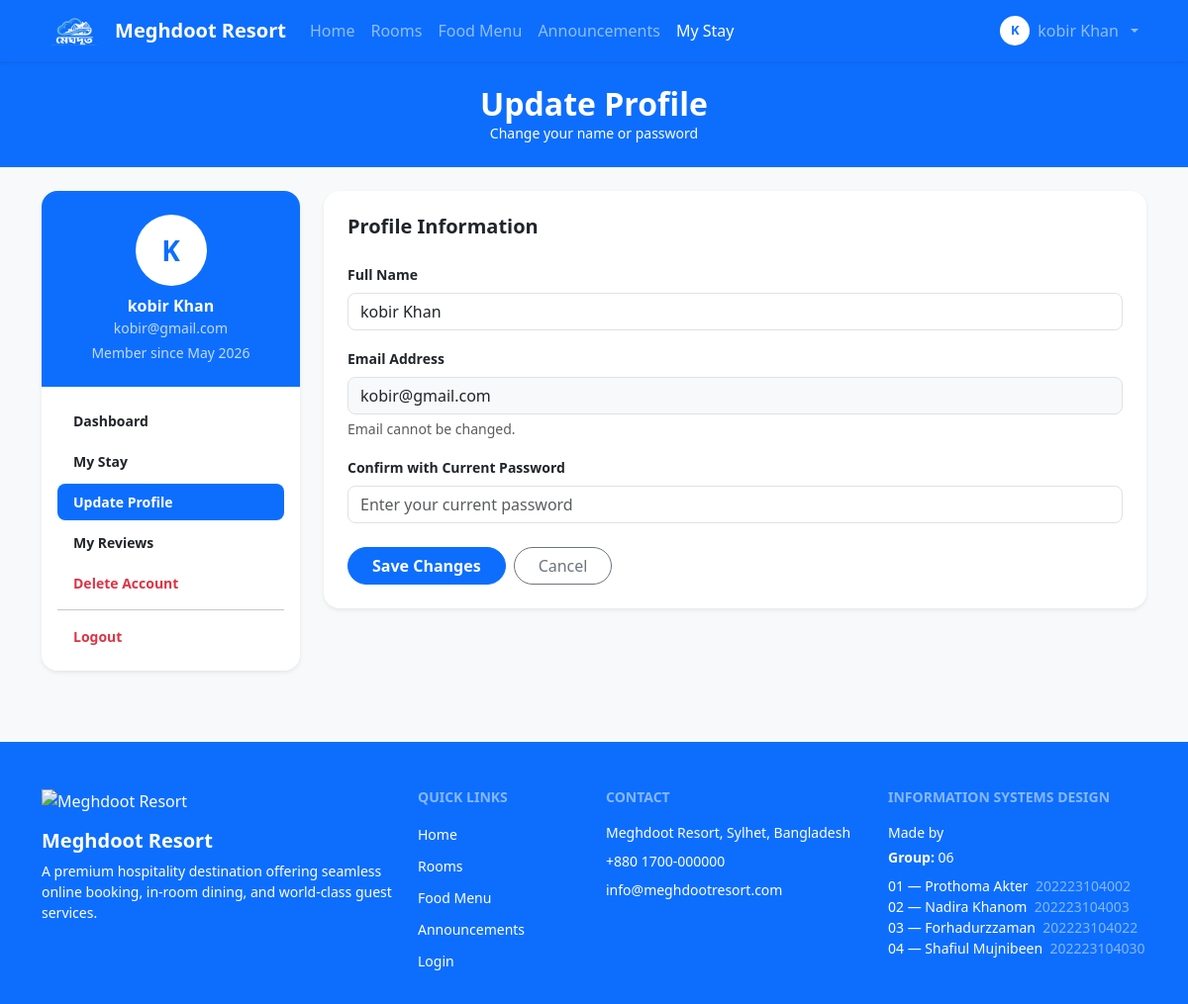
Before: /user/update_profile.php (signed in) with the older database file.
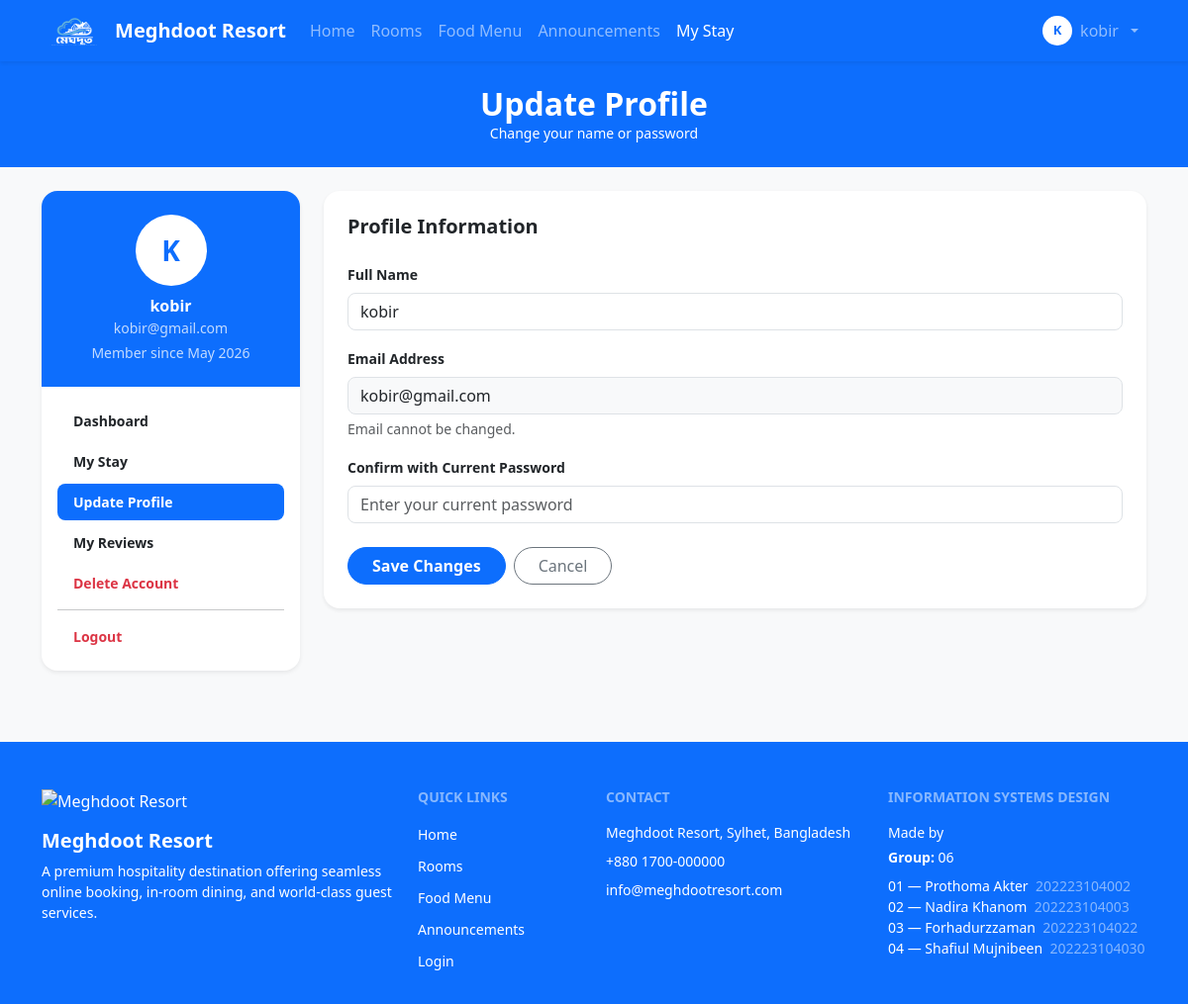
After: the same page with the newer database file.
### tables this page shows
CREATE TABLE `user` (
  `User_id` int(11) NOT NULL,
  `Name` varchar(100) NOT NULL,
  `Email` varchar(100) NOT NULL,
  `Password` varchar(255) NOT NULL,
  `Role` enum('guest','receptionist','manager','admin') NOT NULL DEFAULT 'guest',
  `Phone` varchar(20) DEFAULT NULL,
  `Photo` varchar(255) DEFAULT NULL,
  `Created_at` timestamp NOT NULL DEFAULT current_timestamp()
);

### user/update_profile.php (the view, shortened to what the changed rows need)
<?php
include '../db.php';
$user_id = (int)$_SESSION['user_id'];
$stmt = $conn->prepare("SELECT Name, Email, Photo, Created_at FROM user WHERE User_id = ?");
$stmt->bind_param("i", $user_id);
$stmt->execute();
$user = $stmt->get_result()->fetch_assoc();
?>
<!DOCTYPE html>
<html lang="en">
<head>
    <link rel="stylesheet" href="../bootstrap-5.3.8-dist/css/bootstrap.min.css"
        onerror="this.onerror=null;this.href='https://cdn.jsdelivr.net/npm/bootstrap@5.3.8/dist/css/bootstrap.min.css'">
</head>
<body class="bg-light">
<?php include '../navbar.php'; ?>
<div class="bg-primary text-white py-4 text-center">
    <div class="container">
        <h2 class="fw-bold mb-0">Update Profile</h2>
    </div>
</div>
<section class="py-4">
<div class="container">
<div class="row g-4">
    <div class="col-lg-3">
        <?php include 'sidebar.php'; ?>
    </div>
    <div class="col-lg-9">
        <div class="card border-0 shadow-sm rounded-4 p-4">
            <form method="POST" action="update_action.php" autocomplete="off">
                <div class="mb-3">
                    <label class="form-label fw-semibold small">Full Name</label>
                    <input type="text" name="full_name" class="form-control rounded-3"
                        value="<?php echo htmlspecialchars($user['Name'] ?? ''); ?>"
                        required autocomplete="new-name">
                </div>
                <div class="mb-3">
                    <label class="form-label fw-semibold small">Email Address</label>
                    <input type="email" class="form-control rounded-3 bg-light"
                        value="<?php echo htmlspecialchars($user['Email'] ?? ''); ?>" disabled>
                    <div class="form-text">Email cannot be changed.</div>
                </div>
            </form>
        </div>
    </div>
</div>
</div>
</section>
</body>
</html>

### navbar.php (shortened to what the changed rows need)
<?php
$logged  = isset($_SESSION['user_id']);
$script_path = $_SERVER['PHP_SELF'];
$depth = '';
if (str_contains($script_path, '/admin/'))        $depth = '../';
elseif (str_contains($script_path, '/receptionist/')) $depth = '../';
elseif (str_contains($script_path, '/user/'))     $depth = '../';
?>
<nav class="navbar navbar-expand-lg navbar-dark bg-primary sticky-top shadow-sm">
    <div class="container">
        <div class="collapse navbar-collapse" id="navbarMain">
            <ul class="navbar-nav ms-auto mb-2 mb-lg-0 align-items-lg-center">
                <?php if ($logged): ?>
                    <li class="nav-item dropdown">
                        <a class="nav-link dropdown-toggle d-flex align-items-center gap-2" href="#"
                            data-bs-toggle="dropdown">
                            <?php if (!empty($_SESSION['photo'])): ?>
                                <img src="<?php echo $depth . htmlspecialchars($_SESSION['photo']); ?>" class="rounded-circle"
                                    style="height:30px;width:30px;object-fit:cover;">
                            <?php else: ?>
                                <span
                                    class="rounded-circle bg-white text-primary fw-bold d-flex align-items-center justify-content-center"
                                    style="height:30px;width:30px;font-size:13px;flex-shrink:0;">
                                    <?php echo strtoupper(mb_substr($_SESSION['name'], 0, 1)); ?>
                                </span>
                            <?php endif; ?>
                            <?php echo htmlspecialchars($_SESSION['name']); ?>
                        </a>
                    </li>
                <?php endif; ?>
            </ul>
        </div>
    </div>
</nav>

### user/sidebar.php (shortened to what the changed rows need)
<?php
$photo = $user['Photo'] ?? '';
$photo_src = $photo ? '../' . $photo : '';
?>
<div class="card border-0 shadow-sm rounded-4 overflow-hidden">
    <div class="bg-primary text-white text-center py-4 px-3">
        <?php if ($photo_src): ?>
            <img src="<?php echo htmlspecialchars($photo_src); ?>"
                class="rounded-circle mb-2"
                style="width:72px;height:72px;object-fit:cover;border:3px solid rgba(255,255,255,0.5);">
        <?php else: ?>
            <div class="rounded-circle bg-white text-primary fw-bold mx-auto mb-2 d-flex align-items-center justify-content-center"
                style="width:72px;height:72px;font-size:28px;">
                <?php echo strtoupper(mb_substr($user['Name'], 0, 1)); ?>
            </div>
        <?php endif; ?>
        <div class="fw-bold"><?php echo htmlspecialchars($user['Name']); ?></div>
        <div class="small opacity-75"><?php echo htmlspecialchars($user['Email']); ?></div>
        <div class="small opacity-75 mt-1">
            Member since <?php echo date('M Y', strtotime($user['Created_at'])); ?>
        </div>
    </div>
</div>

Changed rows visible on the page:
changed user "kobir@gmail.com": Name "kobir Khan" → "kobir"; full_name "kobir Khan" → "kobir"
Other visible differences:
$_SESSION['name']: "kobir Khan" → "kobir"
